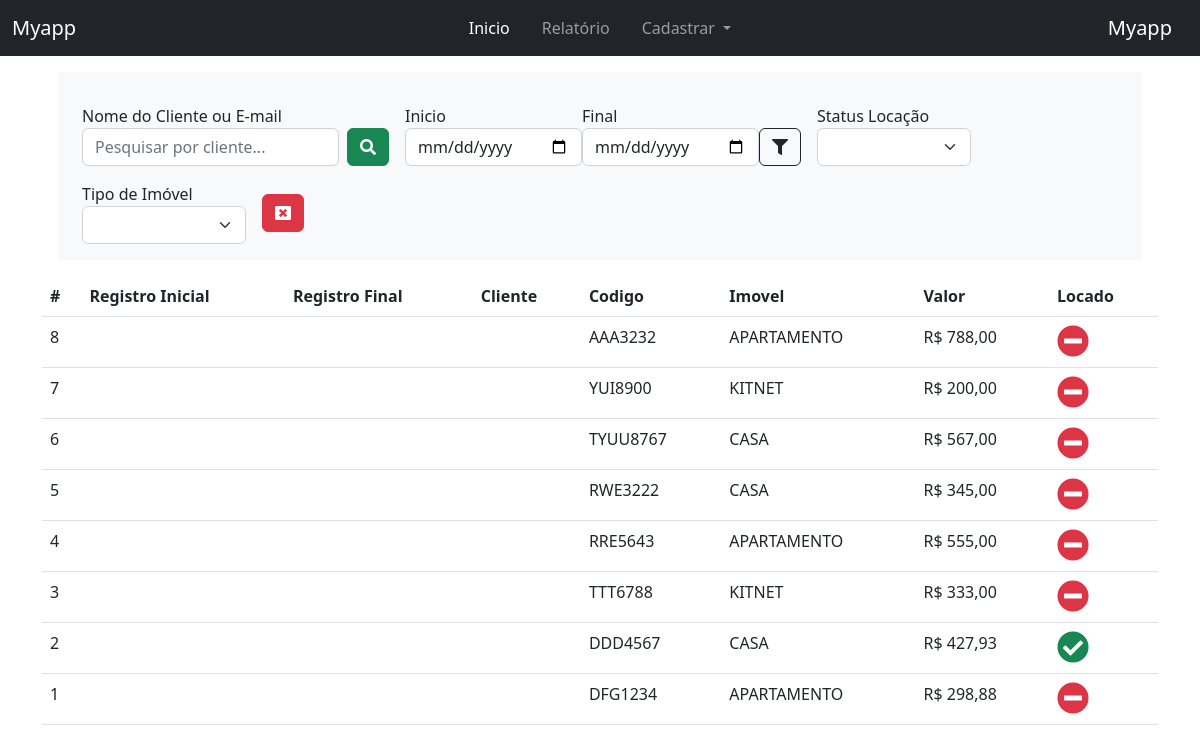
The page /reports/ on the database as committed earlier.
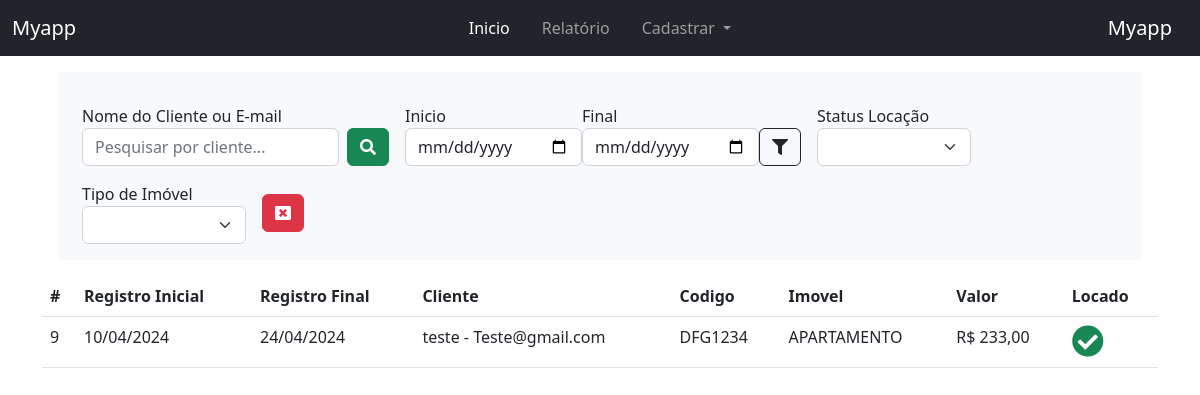
The same page on the database as committed later.
### myapp/models.py (models this page shows, shortened)
class Immobile(models.Model):
    code = models.CharField(max_length=100)
    type_item = models.CharField(max_length=100, choices=TypeImmobile.choices)
    address = models.TextField()
    price = models.DecimalField(max_digits=10, decimal_places=2)
    is_locate = models.BooleanField(default=False)
    class Meta:
        verbose_name = 'Imóvel'
        verbose_name_plural = 'Imóveis'
        ordering = ['-id']

class RegisterLocation(models.Model):
    immobile = models.ForeignKey(Immobile, on_delete=models.CASCADE, related_name='reg_location')
    client = models.ForeignKey(Client, on_delete=models.CASCADE)
    dt_start = models.DateTimeField('Inicio')
    dt_end = models.DateTimeField('Fim')
    create_at = models.DateField(default=datetime.now, blank=True)
    class Meta:
        verbose_name = 'Registrar Locação'
        verbose_name_plural = 'Registrar Locação'
        ordering = ['-id']

class Client(models.Model):
    name = models.CharField(max_length=100)
    email = models.EmailField(max_length=200)
    phone = models.CharField(max_length=15)
    def __str__(self):
        return "{} - {}".format(self.name, self.email)
    class Meta:
        verbose_name = 'Cliente'
        verbose_name_plural = 'Clientes'
        ordering = ['-id']

### myapp/views.py (the view)
# urls.py: path('reports/', views.reports, name='reports'),
def reports(request): # Relatorio
    immobile = Immobile.objects.all()
    get_client = request.GET.get('client')
    get_dt_start = request.GET.get('dt_start')
    get_dt_end = request.GET.get('dt_end')
    type_item = request.GET.get('type_item')
    get_locate = request.GET.get('is_locate')
    if get_client: ## filtra por nome e email do client
        immobile = Immobile.objects.filter(
            Q(reg_location__client__name__icontains=get_client) |
            Q(reg_location__client__email__icontains=get_client)
        )
    if get_dt_start and get_dt_end: ## Por data
        immobile = Immobile.objects.filter(
            reg_location__create_at__range=[get_dt_start, get_dt_end]
        )
    if type_item: ## Tipo de Imóvel
        immobile = Immobile.objects.filter(type_item=type_item)
    if get_locate:
        immobile = Immobile.objects.filter(is_locate=get_locate)
    return render(request, 'reports.html', {'immobiles':immobile})

### myapp/templates/reports.html (shortened to what this page needs)
{% extends 'base.html' %}
{% block content %}
<div class="container">
    <div class="row g-3 align-items-center m-3 bg-light p-3">
        <div class="col-auto">
            <label>Nome do Cliente ou E-mail</label>
            <form class="d-flex" action="{% url 'reports' %}">
                <input name="client" type="search" class="form-control me-2" placeholder="Pesquisar por cliente..." aria-label="Search">
                <button class="btn btn-success" type="submit"><i class="fas fa-search"></i></button>
            </form>
        </div>
        <div class="col-auto">
            <form class="d-flex align-items-end" action="{% url 'reports' %}">
                <div class="">
                    <label for="">Inicio</label>
                    <input name="dt_start" type="date" value="{{request.GET.dt_start}}" class="form-control me-2">
                </div>
                <div class="">
                    <label for="">Final</label>
                    <input name="dt_end" type="date" value="{{request.GET.dt_end}}" class="form-control me-2">
                </div>
                <div class="">
                    <button class="btn btn-outline-dark" type="submit"><i class="fas fa-filter"></i></button>
                </div>
            </form>
        </div>
        <div class="col-auto">
            <form action="{% url 'reports' %}">
                <label>Status Locação</label>
                <select name="is_locate" class="form-select" onchange="this.form.submit()">
                    <option></option>
                    <option value="True" {% if request.GET.is_locate == 'True' %}selected{% endif %}>LOCADO</option>
                </select>
            </form>
        </div>
        <div class="col-auto">
            <form class="" action="{% url 'reports' %}">
            <label>Tipo de Imóvel</label>
                <select name="type_item" class="form-select" onchange="this.form.submit()">
                    <option></option>
                    <option value="APARTAMENTO" {% if request.GET.type_item == 'APARTAMENTO' %}selected{% endif %}>APARTAMENTO</option>
                </select>
            </form>
        </div>
        <div class="col-auto">
            <a class="btn btn-danger" href="{% url 'reports' %}"><i class="fas fa-window-close"></i></a>
        </div>
    </div>
    <table class="table">
        <thead>
            <tr>
                <th scope="col">#</th>
                <th scope="col">Registro Inicial</th>
                <th scope="col">Registro Final</th>
                <th scope="col">Cliente</th>
                <th scope="col">Codigo</th>
                <th scope="col">Imovel</th>
                <th scope="col">Valor</th>
                <th scope="col">Locado</th>
            </tr>
        </thead>
        <tbody>
            {% for immobile in immobiles %}
            <tr>
                <td scope="row">{{immobile.id}}</td>
                <td scope="row">{% for location in immobile.reg_location.all %}{{location.dt_start|date:"d/m/Y"}}{% endfor %}</td>
                <td scope="row">{% for location in immobile.reg_location.all %}{{location.dt_end|date:"d/m/Y"}}{% endfor %}</td>
                <td scope="row">{% for location in immobile.reg_location.all %}{{location.client}}{% endfor %}</td>
                <td scope="row">{{immobile.code}}</td>
                <td scope="row">{{immobile.type_item}}</td>
                <td scope="row">R$ {{immobile.price}}</td>
                <td scope="row">
                    {% if immobile.is_locate == True %}
                    <i class="fas fa-check-circle fa-2x link-success"></i>
                    {% else %}
                    <i class="fas fa-minus-circle fa-2x link-danger"></i>
                    {% endif %}
                </td>
            </tr>
            {% endfor %}
        </tbody>
    </table>
</div>
{% endblock %}

### base/templates/base.html (shortened to what this page needs)
{% load static %}
<!DOCTYPE html>
<html lang="en">
<head>
	<link href="https://cdn.jsdelivr.net/npm/bootstrap@5.2.3/dist/css/bootstrap.min.css" rel="stylesheet">
	<link rel="stylesheet" href="{% static 'css/style.css' %}">
<link rel="stylesheet" href="https://use.fontawesome.com/releases/v5.15.4/css/all.css"/>
</head>
<body>
	{% include 'navbar.html' %}
	{% block content %}
	{% endblock %}
</body>
</html>

### base/templates/navbar.html (shortened to what this page needs)
<nav class="navbar navbar-expand-lg navbar-dark bg-dark">
    <div class="container-fluid">
        <a class="navbar-brand" href="#">Myapp</a>
        <div class="collapse navbar-collapse" id="navbarTogglerDemo03">
            <ul class="navbar-nav gap-3 mb-2 mb-lg-0 mx-auto">
                <li class="nav-item">
                    <a class="nav-link active" aria-current="page" href="/">Inicio</a>
                </li>
                <li class="nav-item">
                    <a class="nav-link" href="{% url 'reports' %}">Relatório</a>
                </li>
                <li class="nav-item dropdown">
                    <a class="nav-link dropdown-toggle" href="#" role="button" data-bs-toggle="dropdown" aria-expanded="false">
                        Cadastrar
                    </a>
                </li>
            </ul>
            <a class="navbar-brand" href="#">Myapp</a>
        </div>
    </div>
</nav>

Rows that differ between the two databases and show on the page:
removed Immobile: id "8", code "AAA3232", type_item "APARTAMENTO", price "788,00", is_locate False (drawn)
removed Immobile: id "7", code "YUI8900", type_item "KITNET", price "200,00", is_locate False (drawn)
removed Immobile: id "6", code "TYUU8767", type_item "CASA", price "567,00", is_locate False (drawn)
removed Immobile: id "5", code "RWE3222", type_item "CASA", price "345,00", is_locate False (drawn)
removed Immobile: id "4", code "RRE5643", type_item "APARTAMENTO", price "555,00", is_locate False (drawn)
removed Immobile: id "3", code "TTT6788", type_item "KITNET", price "333,00", is_locate False (drawn)
removed Immobile: id "2", code "DDD4567", type_item "CASA", price "427,93", is_locate True (drawn)
removed Immobile: id "1", code "DFG1234", type_item "APARTAMENTO", price "298,88", is_locate False (drawn)
added Immobile: id "9", code "DFG1234", type_item "APARTAMENTO", price "233,00", is_locate True (drawn)
added RegisterLocation: dt_start "10/04/2024", dt_end "24/04/2024", client "teste - Teste@gmail.com"
